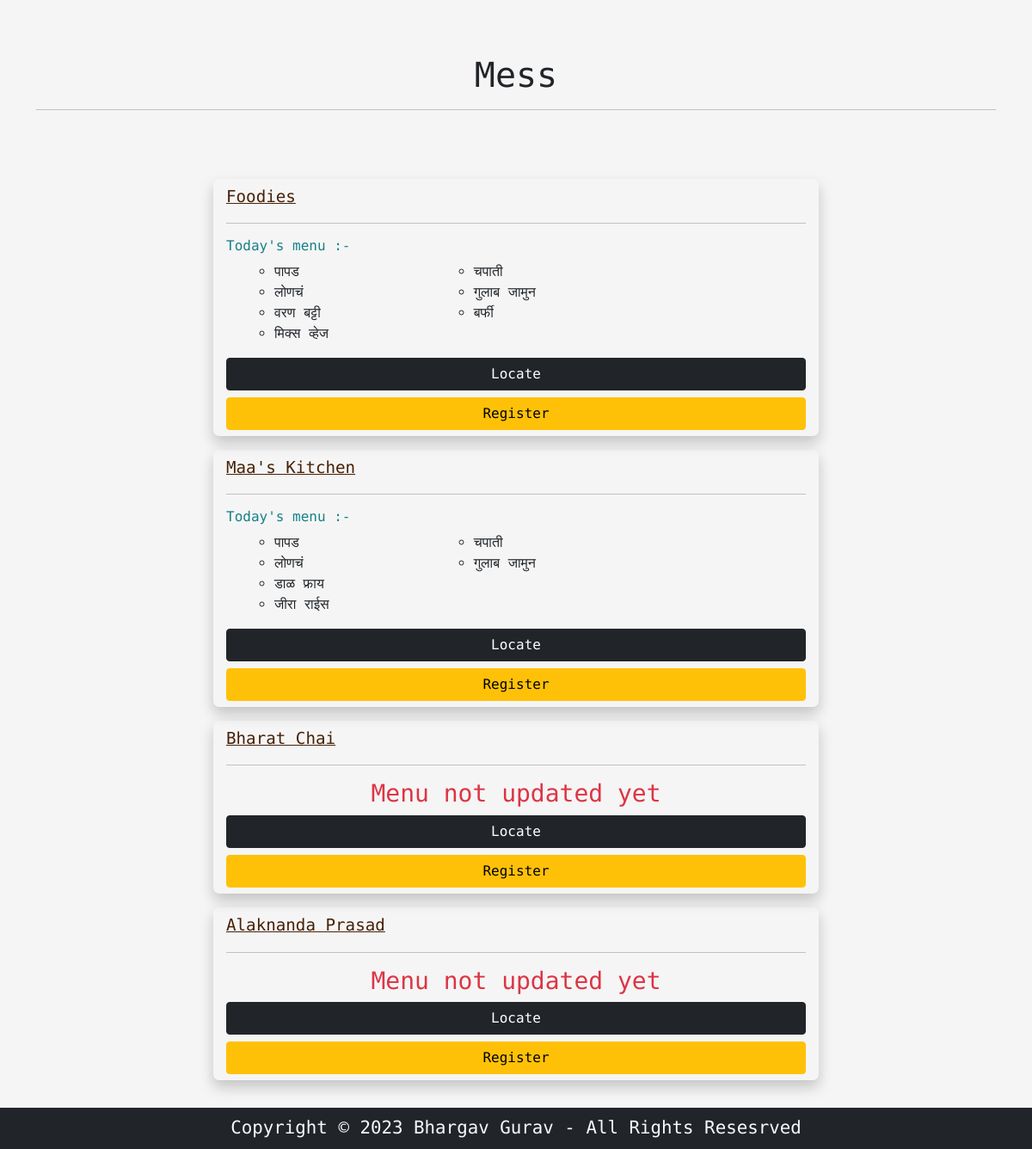
Before: / (lower part) with the older database file.
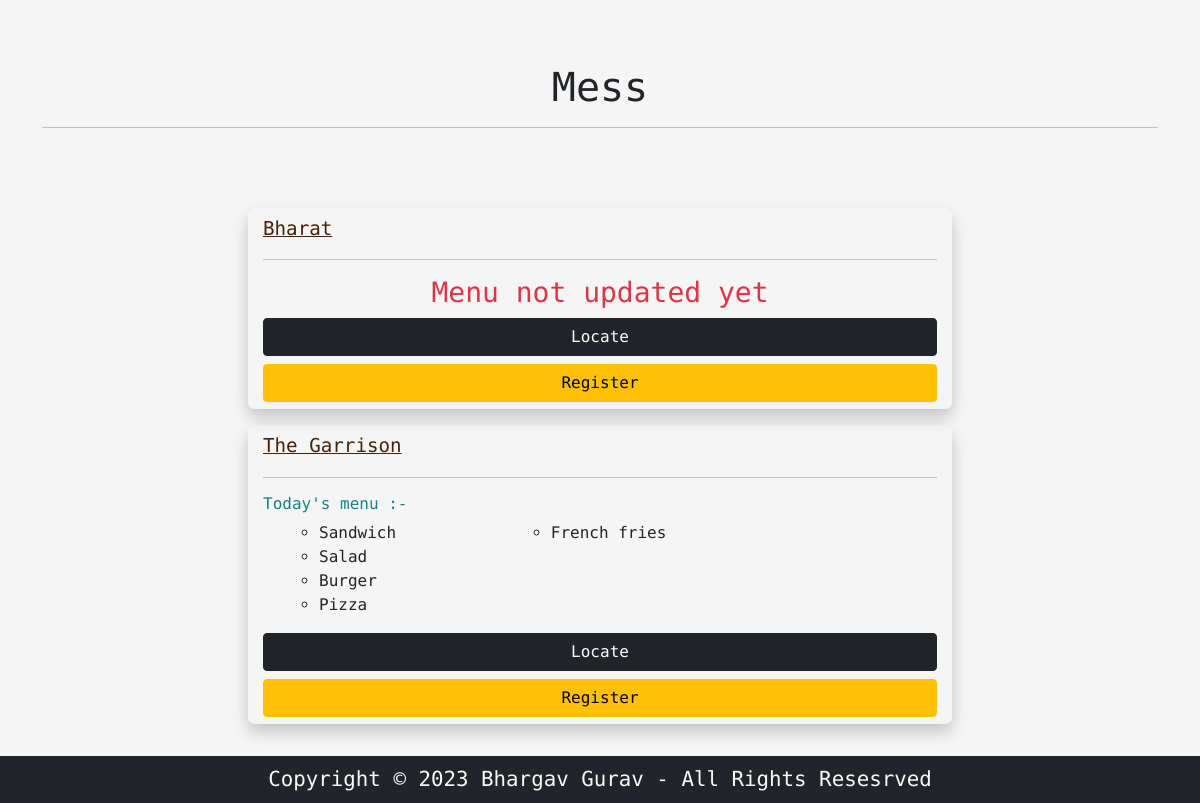
After: the same page with the newer database file.
### App/models.py (models this page shows)
class MessOwner(models.Model):
    user = models.OneToOneField(User, on_delete=models.CASCADE)
    mess = models.CharField(max_length=50)
    contact = models.CharField(max_length=15)
    state = models.CharField(max_length=50)
    district = models.CharField(max_length=50)
    address = models.TextField()
    def __str__(self):
        return self.mess

class MessMenu(models.Model):
    user = models.OneToOneField(MessOwner, on_delete=models.CASCADE)
    item1 = models.CharField(max_length=50, blank=True)
    item2 = models.CharField(max_length=50, blank=True)
    item3 = models.CharField(max_length=50, blank=True)
    item4 = models.CharField(max_length=50, blank=True)
    item5 = models.CharField(max_length=50, blank=True)
    item6 = models.CharField(max_length=50, blank=True)
    item7 = models.CharField(max_length=50, blank=True)
    item8 = models.CharField(max_length=50, blank=True)
    item9 = models.CharField(max_length=50, blank=True)
    item10 = models.CharField(max_length=50, blank=True)
    def __str__(self):
        return self.user.mess

### App/views.py (the view)
# urls.py: path('', views.home, name='home'),
def home(request):
    details = [[i,j] for i,j in zip(MessOwner.objects.all(), MessMenu.objects.all())]
    context = {}
    context['owner_detail'] = details
    print(details)
    return render(request, 'home.html', context)

### App/templates/home.html (shortened to what this page needs)
{% extends 'base.html' %}
{% load static %}
{% block page-data %}
<section id="mess" class="py-3">
    <div class="container text-center py-5 mess-heading">
        <h1 class="text-bold">Mess</h1>
        <hr>
    </div>
    <div class="container mess-container">
        <div class="row d-flex justify-content-center">
            <div class="col-lg-8 col-md-10 ">
                {% if owner_detail|length == 0 %}
                <div class="no-detail-box">
                    <h2 class="text-danger"><i class="fas fa-circle-xmark"></i><span class="ms-3"> No mess menu details available now !</span></h2>
                </div>
                {% else %}
                {% for i in owner_detail %}
                <div class="m-3 mess-box" data-aos="zoom-in" data-aos-duration="500" data-aos-delay="300">
                    <a class="text-bold" style='color: #472107; font-size: 1.2rem;' href="/requestedProfile/{{i.0.id }}">{{ i.0.mess }}</a>
                    <hr>
                    {% if i.1.item1 != "" %}
                    <h6 style='color: #168187;'>Today's menu :- </h6>
                    <ul style="list-style: circle !important; ">
                        <div class="container">
                            <div class="row d-flex justify-content-between">
                                <div class="col-lg-3">
                                    <li>{{ i.1.item1 }}</li>
                                    <li>{{ i.1.item2 }}</li>
                                    <li>{{ i.1.item3 }}</li>
                                    {% if i.1.item4 %}
                                    <li>{{ i.1.item4 }}</li>
                                    {% endif %}
                                </div>
                                <div class="col-lg-3">
                                    {% if i.1.item5 %}
                                    <li>{{ i.1.item5 }}</li>
                                    {% endif %}
                                    {% if i.1.item6 %}
                                    <li>{{ i.1.item6 }}</li>
                                    {% endif %}
                                    {% if i.1.item7 %}
                                    <li>{{ i.1.item7 }}</li>
                                    {% endif %}
                                </div>
                                <div class="col-lg-3">
                                </div>
                            </div>
                        </div>
                    </ul>
                    {% else %}
                       <h3 class="text-danger text-center m-2">Menu not updated yet</h3>
                    {% endif %}
                    <div class="d-grid gap-2">
                        <a class="btn btn-dark" href="https://maps.google.com/maps?daddr={{i.0.address}}">Locate</a>
                        <a class="btn btn-warning" data-bs-toggle="modal" data-bs-target="#CustomerRegister{{i.0.id}}">Register</a>
                    </div>
                </div>
                {% endfor %}
                {% endif %}
            </div>
        </div>
    </div>
</section>
{% endblock %}

### App/templates/base.html (shortened to what this page needs)
{% load static %}
<!DOCTYPE html>
<html lang="en">
<head>
    <link rel="stylesheet" href="https://cdnjs.cloudflare.com/ajax/libs/font-awesome/6.4.0/css/all.min.css">
    <link href="https://cdn.jsdelivr.net/npm/bootstrap@5.0.2/dist/css/bootstrap.min.css" rel="stylesheet">
    <link rel="stylesheet" href="https://cdnjs.cloudflare.com/ajax/libs/aos/2.3.4/aos.css">
    <link rel="stylesheet" href="{% static 'css/style.css' %}">
</head>
<body>
    {% block page-data %}{% endblock %}
    <footer class="text-center bg-dark text-light py-2">
        <span>Copyright &copy; {% now 'Y' %} Bhargav Gurav - All Rights Resesrved</span>
    </footer>
</body>
</html>

### App/static/css/style.css (style rules this page uses)
* { padding: 0; margin: 0; box-sizing: border-box; text-decoration: none; font-family: 'Roboto Mono', monospace; }
body { background-color: whitesmoke; }
footer span { font-size: 1.3rem; }
#mess { min-height: 85.7vh; }
.mess-container { background: whitesmoke; }
.mess-box { border: 2px; padding: 7px 15px; border-radius: 7px; box-shadow: 0 8px 16px 0 rgba(15, 15, 15, 0.212); }

Changed rows visible on the page:
removed MessOwner: mess "Foodies", item1 "पापड", item2 "लोणचं", item3 "वरण बट्टी", item4 "मिक्स व्हेज", item5 "चपाती", item6 "गुलाब जामुन", item7 "बर्फी"
removed MessOwner: mess "Maa's Kitchen", item1 "पापड", item2 "लोणचं", item3 "डाळ फ्राय", item4 "जीरा राईस", item5 "चपाती", item6 "गुलाब जामुन"
removed MessOwner: mess "Bharat Chai", shows "Menu not updated yet"
removed MessOwner: mess "Alaknanda Prasad", shows "Menu not updated yet"
added MessOwner: mess "Bharat", shows "Menu not updated yet"
added MessOwner: mess "The Garrison", item1 "Sandwich", item2 "Salad", item3 "Burger", item4 "Pizza", item5 "French fries"
